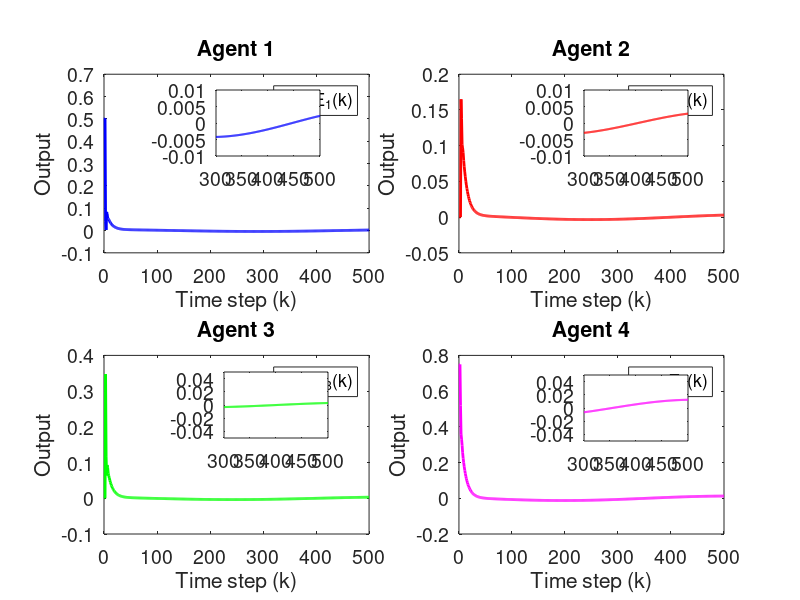

Here is the MATLAB script that generated this plot:
clc; clear;

%Parameters

rho = 10.5;
eta = 5;
lamda = 120;
mu = 80.5;
epsilon = 1e-5;
alpha = 1;

T = 0.1;
gamma1 = 0.05;
gamma2 = 0.05;
gamma3 = 0.05;
gamma4 = 0.05;

beta = 10;
sigma = 95;
tau = 1e-5;
nena = 1e-5;

rT = 1024;
L = 200;
m = 500;
n =600;


% initialization 

phi1 = zeros(m+1, 1);
phi2 = zeros(m+1, 1);
phi3 = zeros(m+1, 1);
phi4 = zeros(m+1, 1);

mfa1 = zeros(m+1, 1);
mfa2 = zeros(m+1, 1);
mfa3 = zeros(m+1, 1);
mfa4 = zeros(m+1, 1);

sm1 = zeros(m,1);
sm2 = zeros(m,1);
sm3 = zeros(m,1);
sm4 = zeros(m,1);

y1 = zeros(m+1, 1);
y2 = zeros(m+1, 1);
y3 = zeros(m+1, 1);
y4 = zeros(m+1, 1);

u1 = zeros(m,1);
u2 = zeros(m,1);
u3 = zeros(m,1);
u4 = zeros(m,1);

xi1 = zeros(m, 1);
xi2 = zeros(m, 1);
xi3 = zeros(m, 1);
xi4 = zeros(m, 1);

s1 = zeros(m, 1);
s2 = zeros(m, 1);
s3 = zeros(m, 1);
s4 = zeros(m, 1);

omega1 = zeros(m, 1);
omega2 = zeros(m, 1);
omega3 = zeros(m, 1);
omega4 = zeros(m, 1);

%Time Invarying Leaders signals (w5, w6)
% Preallocate arrays (adjust size if needed)
% w5 = zeros(1, m);  % example length, adjust as needed
% w6 = zeros(1, m);  % example length, adjust as needed

% % Set w5 values according to conditions
% w5(1:165)     = 1.4;
% w5(166:330)   = 1.6;
% w5(331:end)   = 1.1;

% % Set w6 values according to conditions
% w6(1:165)     = 0.7;
% w6(166:330)   = 1.2;
% w6(331:end)   = 0.8;


% Time vector for sinusoidal signals
k = 1:m;
t = (k-1) * T; % Time vector: t = (k-1)*T

% Define sinusoidal leader signals (choose one of the variations below)

% Variation 1: Low-frequency, same amplitude, phase-shifted signals
w5 = 0.5 + 0.25 * sin(0.1 * t); % Amplitude = 0.25, frequency = 0.1 rad/s, offset = 1.15
w6 = 0.5 + 0.25 * sin(0.1 * t + pi/2); % Same amplitude and frequency, phase shift = pi/2



for k = 1:m

    if k == 1
        phi1(k) = 1;
        phi2(k) = 1;
        phi3(k) = 1;
        phi4(k) = 1;
    elseif k == 2
        phi1(k) = phi1(k-1) + (eta * u1(k-1) / (mu + u1(k-1)^2)) * (y1(k) - phi1(k-1)*u1(k-1));
        phi2(k) = phi2(k-1) + (eta * u2(k-1) / (mu + u2(k-1)^2)) * (y2(k) - phi2(k-1)*u2(k-1));
        phi3(k) = phi3(k-1) + (eta * u3(k-1) / (mu + u3(k-1)^2)) * (y3(k) - phi3(k-1)*u3(k-1));
        phi4(k) = phi4(k-1) + (eta * u4(k-1) / (mu + u4(k-1)^2)) * (y4(k) - phi4(k-1)*u4(k-1));
    else
        phi1(k) = phi1(k-1) + (eta * (u1(k-1) - u1(k-2)) / (mu + (u1(k-1) - u1(k-2))^2)) * (y1(k) - y1(k-1) - phi1(k-1) * (u1(k-1) - u1(k-2)));
        phi2(k) = phi2(k-1) + (eta * (u2(k-1) - u2(k-2)) / (mu + (u2(k-1) - u2(k-2))^2)) * (y2(k) - y2(k-1) - phi2(k-1) * (u2(k-1) - u2(k-2)));
        phi3(k) = phi3(k-1) + (eta * (u3(k-1) - u3(k-2)) / (mu + (u3(k-1) - u3(k-2))^2)) * (y3(k) - y3(k-1) - phi3(k-1) * (u3(k-1) - u3(k-2)));
        phi4(k) = phi4(k-1) + (eta * (u4(k-1) - u4(k-2)) / (mu + (u4(k-1) - u4(k-2))^2)) * (y4(k) - y4(k-1) - phi4(k-1) * (u4(k-1) - u4(k-2)));
    end

    % Stability protection
    if k > 2 && (abs(phi1(k)) <= epsilon || abs(u1(k - 1) - u1(k - 2)) <= epsilon || sign(phi1(k)) ~= sign(phi1(1)))
        phi1(k) = phi1(1);
    end
    
    if k > 2 && (abs(phi2(k)) <= epsilon || abs(u2(k - 1) - u2(k - 2)) <= epsilon || sign(phi2(k)) ~= sign(phi2(1)))
        phi2(k) = phi2(1);
    end
    
    if k > 2 && (abs(phi3(k)) <= epsilon || abs(u3(k - 1) - u3(k - 2)) <= epsilon || sign(phi3(k)) ~= sign(phi3(1)))
        phi3(k) = phi3(1);
    end
    
    if k > 2 && (abs(phi4(k)) <= epsilon || abs(u4(k - 1) - u4(k - 2)) <= epsilon || sign(phi4(k)) ~= sign(phi4(1)))
        phi4(k) = phi4(1);
    end

    % Example for one time step:
    xi1(k) = y2(k) - 2 * y1(k) + w5(k);
    xi2(k) = y3(k) - y2(k);
    xi3(k) = y4(k) - 2 * y3(k) + y1(k);
    xi4(k) = y2(k) - 2 * y4(k) + w6(k);

    % Fix: Handle k=1 case for sliding surfaces
    if k == 1
        s1(k) = 0;
        s2(k) = 0;
        s3(k) = 0;
        s4(k) = 0;
    else
        s1(k) = alpha * xi1(k) - xi1(k-1);
        s2(k) = alpha * xi2(k) - xi2(k-1);
        s3(k) = alpha * xi3(k) - xi3(k-1);
        s4(k) = alpha * xi4(k) - xi4(k-1);
    end

    % Fix: Handle k=1 case for sliding surfaces
    if k == 1
        omega1(k) = 0;
        omega2(k) = 0;
        omega3(k) = 0;
        omega4(k) = 0;
    else
        omega1(k) = s1(k) + tau * (s1(k-1));
        omega2(k) = s2(k) + tau * (s2(k-1));
        omega3(k) = s3(k) + tau * (s3(k-1));
        omega4(k) = s4(k) + tau * (s4(k-1));
    end

    if k == 1
        mfa1(k) = 0;
        mfa2(k) = 0;
        mfa3(k) = 0;
        mfa4(k) = 0;
    else
        mfa1(k) = mfa1(k-1) + (rho * phi1(k)) / (lamda + abs(phi1(k)^2)) * xi1(k);
        mfa2(k) = mfa2(k-1) + (rho * phi2(k)) / (lamda + abs(phi2(k)^2)) * xi2(k);
        mfa3(k) = mfa3(k-1) + (rho * phi3(k)) / (lamda + abs(phi3(k)^2)) * xi3(k);
        mfa4(k) = mfa4(k-1) + (rho * phi4(k)) / (lamda + abs(phi4(k)^2)) * xi4(k);
    end


    % SMC updates
    if k == 1 
        sm1(k) = 0;
        sm2(k) = 0;
        sm3(k) = 0;
        sm4(k) = 0;
    else
        sm1(k) = sm1(k-1) + (beta * phi1(k)) / (sigma + (phi1(k))^2) * ...
            ( (xi1(k) + (y4(k) - y4(k-1)) + (w5(k) - w5(k-1))+(w6(k) - w6(k-1))) / (1 + 1) ...
            + (1-tau * alpha) * xi1(k) - tau * xi1(k-1) / (alpha * (2)) + nena * sign(omega1(k)) );

        sm2(k) = sm2(k-1) + (beta * phi2(k)) / (sigma + (phi2(k))^2) * ...
            ( (xi2(k) + (y3(k) - y3(k-1)) + (w5(k) - w5(k-1))+(w6(k) - w6(k-1))) / (1) ...
            + (1-tau * alpha) * xi2(k) - tau * xi2(k-1) / (alpha * (1)) + nena * sign(omega2(k)) );


        sm3(k) = sm3(k-1) + (beta * phi3(k)) / (sigma + (phi3(k))^2) * ...
            ( (xi3(k) + (y1(k) - y1(k-1)) + (y4(k) - y4(k-1)) + (w5(k) - w5(k-1))+(w6(k) - w6(k-1))) / (2) ...
            + (1-tau * alpha) * xi3(k) - tau * xi3(k-1) / (alpha * (2)) + nena * sign(omega3(k)) );


        sm4(k) = sm4(k-1) + (beta * phi4(k)) / (sigma + (phi4(k))^2) * ...
            ( (xi4(k) + (y2(k) - y3(k-1)) + (w5(k) - w5(k-1))+(w6(k) - w6(k-1))) / (2) ...
            + (1-tau * alpha) * xi4(k) - tau * xi4(k-1) / (alpha * (2)) + nena * sign(omega4(k)) );
    end

    % Control signal
    if k == 1
        u1(k) = 0;
        u2(k) = 0;
        u3(k) = 0;
        u4(k) = 0;
    else
        u1(k) = mfa1(k) + gamma1 * sm1(k);
        u2(k) = mfa2(k) + gamma2 * sm2(k);
        u3(k) = mfa3(k) + gamma3 * sm3(k);
        u4(k) = mfa4(k) + gamma4 * sm4(k);
    end
    if k == 1
        y1(k) = 0;
        y2(k) = 0;
        y3(k) = 0;
        y4(k) = 0;
    end

    % System dynamics (example, replace with actual system equations)

    y1(k + 1) = m / (rT * 0.1) * u1(k);
    y2(k + 1) = m / (rT * 0.1) * u2(k);
    y3(k + 1) = m / (rT * 0.1) * u3(k);
    y4(k + 1) = m / (rT * 0.3) * u4(k);

    
    % Ensure y values do not exceed bounds (example, adjust as needed)
 
    % y1(k) = max(0, min(1, y1(k)));
    % y2(k) = max(0, min(1, y2(k)));
    % y3(k) = max(0, min(1, y3(k)));
    % y4(k) = max(0, min(1, y4(k)));
    % % Ensure u values do not exceed bounds (example, adjust as needed)
    % u1(k) = max(0, min(1, u1(k)));
    % u2(k) = max(0, min(1, u2(k)));
    % u3(k) = max(0, min(1, u3(k)));
    % u4(k) = max(0, min(1, u4(k)));
    % % Ensure phi values do not exceed bounds (example, adjust as needed)
    % phi1(k) = max(0, min(1, phi1(k)));
    % phi2(k) = max(0, min(1, phi2(k)));
    % phi3(k) = max(0, min(1, phi3(k)));
    % phi4(k) = max(0, min(1, phi4(k)));

    % Plotting



end

% Time vector
k = 1:m;

% Create a main figure window
figure('Position', [100, 100, 1350, 750]);

% Define zoom range (adjust as needed)
zoomStart = 300;
zoomEnd = m;
zoomed_fontsize = 14;

% Agent 1
subplot(2,2,1);
plot(k, xi1(1:m), 'b', 'LineWidth', 2);
title('Agent 1', 'FontSize', 14);
xlabel('Time step (k)', 'FontSize', 14);
ylabel('Output', 'FontSize', 14);
legend('\Xi_1(k)', 'FontSize', 12);
grid off;
set(gca, 'FontSize', 14);

% Zoom inset
axes('Position', [0.27 0.74 0.13 0.11]);
box on;
plot(k(zoomStart:zoomEnd), xi1(zoomStart:zoomEnd), 'b', 'LineWidth', 1.5);
ylim([-0.01 0.01]);  % <-- added line
set(gca, 'FontSize', zoomed_fontsize);



% Agent 2
subplot(2,2,2);
plot(k, xi2(1:m), 'r', 'LineWidth', 2);
title('Agent 2', 'FontSize', 14);
xlabel('Time step (k)', 'FontSize', 14);
ylabel('Output', 'FontSize', 14);
legend('\Xi_2(k)', 'FontSize', 12);
ylim([-0.05 0.2]);
grid off;
set(gca, 'FontSize', 14);
axes('Position', [0.73 0.74 0.13 0.11]);
ylim([-0.2 0.5]);
box on;
plot(k(zoomStart:zoomEnd), xi2(zoomStart:zoomEnd), 'r', 'LineWidth', 1.5);
ylim([-0.01 0.01]);  % <-- added line
set(gca, 'FontSize', zoomed_fontsize);

% Agent 3
subplot(2,2,3);
plot(k, xi3(1:m), 'g', 'LineWidth', 2);
title('Agent 3', 'FontSize', 14);
xlabel('Time step (k)', 'FontSize', 14);
ylabel('Output', 'FontSize', 14);
legend('\Xi_3(k)', 'FontSize', 12);
grid off;
set(gca, 'FontSize', 14);
axes('Position', [0.28 0.27 0.13 0.11]);
box on;
plot(k(zoomStart:zoomEnd), xi3(zoomStart:zoomEnd), 'g', 'LineWidth', 1.5);
ylim([-0.05 0.05]);  % <-- added line
set(gca, 'FontSize', zoomed_fontsize);

% Agent 4
subplot(2,2,4);
plot(k, xi4(1:m), 'm', 'LineWidth', 2);
title('Agent 4', 'FontSize', 14);
xlabel('Time step (k)', 'FontSize', 14);
ylabel('Output', 'FontSize', 14);
legend('\Xi_4(k)', 'FontSize', 12);
grid off;
set(gca, 'FontSize', 14);
axes('Position', [0.73 0.265 0.13 0.11]);
box on;
plot(k(zoomStart:zoomEnd), xi4(zoomStart:zoomEnd), 'm', 'LineWidth', 1.5);
ylim([-0.05 0.05]);  % <-- added line
set(gca, 'FontSize', zoomed_fontsize);



    


